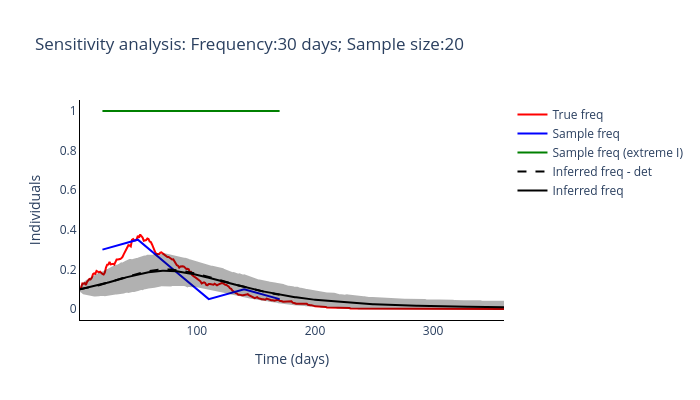

This figure's notebook cell:
### Code cell
routine_run(freq_samplying_range[5], sample_size_range[0])

### Figure 1 — Plotly figure (JSON) as saved in the notebook; plotly's stock layout.template omitted (floating-point values rounded to 4 significant figures; data arrays with more than 128 entries replaced by an {"elided": "..."} marker saying what was removed)
{"data": [{"line": {"color": "red"}, "mode": "lines", "name": "True freq", "type": "scatter", "x": {"elided": "360 int values"}, "y": {"elided": "360 float values"}}, {"line": {"color": "blue"}, "mode": "lines", "name": "Sample freq", "type": "scatter", "x": [20, 50, 80, 110, 140, 170], "y": [0.3, 0.35, 0.2, 0.05, 0.1, 0.05]}, {"line": {"color": "green"}, "mode": "lines", "name": "Sample freq (extreme I)", "type": "scatter", "x": [20, 50, 80, 110, 140, 170], "y": [1, 1, 1, 1, 1, 1]}, {"line": {"color": "black", "dash": "dash"}, "mode": "lines", "name": "Inferred freq - det", "type": "scatter", "x": {"elided": "360 int values"}, "y": {"elided": "170 float values"}}, {"line": {"color": "black"}, "mode": "lines", "name": "Inferred freq", "type": "scatter", "x": {"elided": "360 int values"}, "y": {"elided": "360 float values"}}, {"fill": "toself", "fillcolor": "black", "line": {"color": "black"}, "mode": "lines", "name": "Inferred freq", "opacity": 0.3, "showlegend": false, "type": "scatter", "x": {"elided": "720 int values"}, "y": {"elided": "720 float values"}}], "layout": {"height": 400, "plot_bgcolor": "white", "title": {"text": "Sensitivity analysis: Frequency:30 days; Sample size:20"}, "width": 700, "xaxis": {"linecolor": "black", "title": {"text": "Time (days)"}}, "yaxis": {"linecolor": "black", "title": {"text": "Individuals"}}}}
